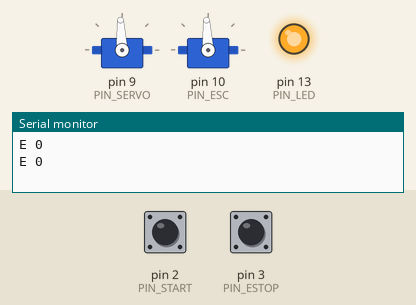
A sketch run on a simulated Arduino Nano, built with avr-gcc and run on an emulated ATmega328P. On the bench: 2 × servo, output pins drawn as LEDs (lit = HIGH), the last lines printed to the serial monitor. Dashed ring = blinking. The test bench sets the inputs (shaded band); at power-on: pin 2 (PIN_START) HIGH, pin 3 (PIN_ESTOP) HIGH.

Above: at 2.75 s.
At 3.2 s:
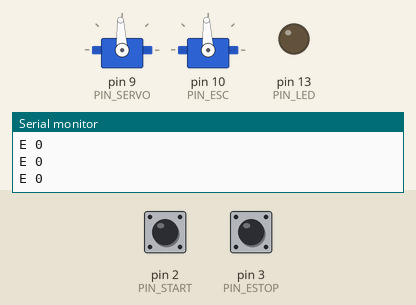
3.3 s: pin 2 (PIN_START) pulled LOW for 0.15 s
At 3.9 s:
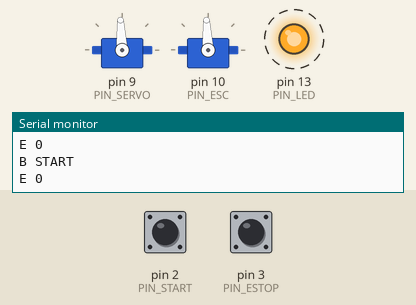
6.3 s: pin 3 (PIN_ESTOP) pulled LOW for 3.2 s
Timing chart, 0 to 17.0 s (numbered marks = the images above; inputs shaded):
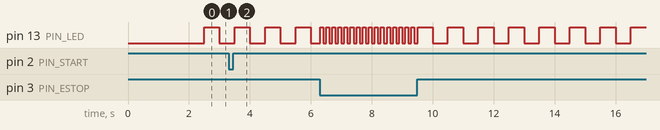

The sketch:

mcu_bridge.ino
```cpp
// mcu_bridge — jembatan Jetson <-> servo kemudi + ESC, tombol START, sensor E-STOP.
// Papan: Arduino Nano (ATmega328P) atau kompatibel. Build: arduino-cli compile -b arduino:avr:nano
//
// Protokol 115200 baud, baris teks:
//   Jetson -> MCU : "C <servo_us> <esc_us>\n"   (1000..2000 us)
//   MCU -> Jetson : "B START"  tombol start ditekan
//                   "E 1"/"E 0" e-stop ditekan/dilepas (juga dikirim ulang tiap 500 ms)
// Keselamatan:
//   - Watchdog: tanpa perintah > 300 ms -> ESC netral (Jetson hang / kabel USB lepas = mobil berhenti).
//   - E-stop: sakelar jamur NC memutus daya ESC SECARA FISIK; kontak bantu ke PIN_ESTOP hanya memberi tahu.
//   - Saat boot ESC diberi netral 2 detik (arming).
#include <Servo.h>

const uint8_t PIN_SERVO = 9;
const uint8_t PIN_ESC = 10;
const uint8_t PIN_START = 2;   // tombol NO ke GND (pull-up internal)
const uint8_t PIN_ESTOP = 3;   // kontak bantu e-stop ke GND saat DITEKAN (pull-up internal)
const uint8_t PIN_LED = 13;
const uint16_t NEUTRAL_US = 1500;
const uint16_t SERVO_CENTER_US = 1500;  // samakan dengan servo_center_us di config/robot.yaml
const unsigned long WATCHDOG_MS = 300;

Servo servo, esc;
char buf[32];
uint8_t len = 0;
unsigned long lastCmd = 0, lastReport = 0, lastStartEdge = 0;
uint16_t servoUs = SERVO_CENTER_US, escUs = NEUTRAL_US;
bool estop = false, startPrev = HIGH;

uint16_t clampUs(long v) { return v < 1000 ? 1000 : (v > 2000 ? 2000 : v); }

void handleLine() {
  buf[len] = 0;
  if (buf[0] == 'C') {
    char *p = buf + 1;
    long s = strtol(p, &p, 10);
    long e = strtol(p, &p, 10);
    if (s > 0 && e > 0) {
      servoUs = clampUs(s);
      escUs = clampUs(e);
      lastCmd = millis();
    }
  }
  len = 0;
}

void setup() {
  pinMode(PIN_START, INPUT_PULLUP);
  pinMode(PIN_ESTOP, INPUT_PULLUP);
  pinMode(PIN_LED, OUTPUT);
  servo.attach(PIN_SERVO);
  esc.attach(PIN_ESC);
  servo.writeMicroseconds(SERVO_CENTER_US);
  esc.writeMicroseconds(NEUTRAL_US);
  Serial.begin(115200);
  delay(2000);  // arming ESC
}

void loop() {
  while (Serial.available()) {
    char c = Serial.read();
    if (c == '\n') handleLine();
    else if (c != '\r' && len < sizeof(buf) - 1) buf[len++] = c;
    else if (len >= sizeof(buf) - 1) len = 0;  // baris rusak: buang
  }

  unsigned long now = millis();
  bool es = digitalRead(PIN_ESTOP) == LOW;
  if (es != estop || now - lastReport > 500) {
    estop = es;
    lastReport = now;
    Serial.print("E ");
    Serial.println(estop ? 1 : 0);
  }

  bool st = digitalRead(PIN_START);
  if (startPrev == HIGH && st == LOW && now - lastStartEdge > 300) {  // debounce + anti dobel tekan
    lastStartEdge = now;
    Serial.println("B START");
  }
  startPrev = st;

  bool alive = now - lastCmd < WATCHDOG_MS;
  esc.writeMicroseconds((alive && !estop) ? escUs : NEUTRAL_US);
  servo.writeMicroseconds(alive ? servoUs : SERVO_CENTER_US);
  digitalWrite(PIN_LED, estop ? (now / 100) % 2 : (alive ? HIGH : (now / 500) % 2));
}
```
